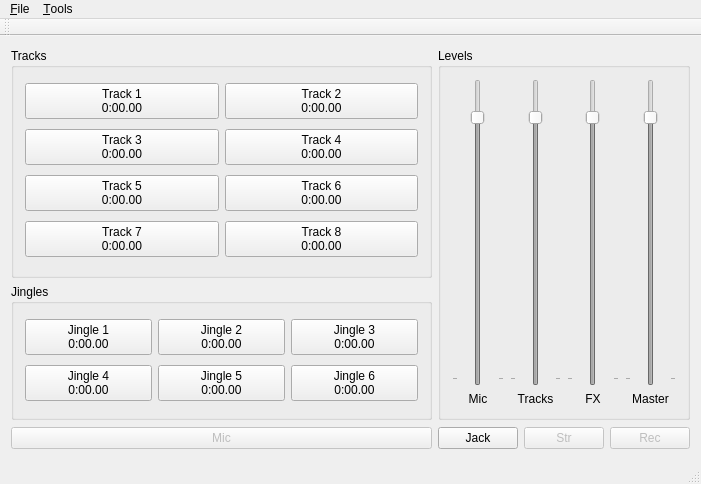
<?xml version="1.0" encoding="UTF-8"?>
<ui version="4.0">
 <class>MainWindow</class>
 <widget class="QMainWindow" name="MainWindow">
  <property name="geometry">
   <rect>
    <x>0</x>
    <y>0</y>
    <width>701</width>
    <height>484</height>
   </rect>
  </property>
  <property name="minimumSize">
   <size>
    <width>701</width>
    <height>484</height>
   </size>
  </property>
  <property name="maximumSize">
   <size>
    <width>701</width>
    <height>484</height>
   </size>
  </property>
  <property name="windowTitle">
   <string>MainWindow</string>
  </property>
  <widget class="QWidget" name="centralWidget">
   <layout class="QGridLayout" name="gridLayout_2">
    <item row="0" column="0">
     <layout class="QGridLayout" name="buttonsLayout">
      <item row="0" column="0">
       <widget class="QGroupBox" name="tracksGroupBox">
        <property name="minimumSize">
         <size>
          <width>421</width>
          <height>230</height>
         </size>
        </property>
        <property name="title">
         <string>Tracks</string>
        </property>
        <layout class="QGridLayout" name="_2">
         <item row="2" column="1">
          <widget class="TrackButton" name="trackButton4">
           <property name="sizePolicy">
            <sizepolicy hsizetype="Ignored" vsizetype="Fixed">
             <horstretch>0</horstretch>
             <verstretch>0</verstretch>
            </sizepolicy>
           </property>
           <property name="text">
            <string>Track 4
0:00.00</string>
           </property>
           <property name="checkable">
            <bool>true</bool>
           </property>
          </widget>
         </item>
         <item row="2" column="0">
          <widget class="TrackButton" name="trackButton3">
           <property name="sizePolicy">
            <sizepolicy hsizetype="Ignored" vsizetype="Fixed">
             <horstretch>0</horstretch>
             <verstretch>0</verstretch>
            </sizepolicy>
           </property>
           <property name="text">
            <string>Track 3
0:00.00</string>
           </property>
           <property name="checkable">
            <bool>true</bool>
           </property>
          </widget>
         </item>
         <item row="3" column="0">
          <widget class="TrackButton" name="trackButton5">
           <property name="sizePolicy">
            <sizepolicy hsizetype="Ignored" vsizetype="Fixed">
             <horstretch>0</horstretch>
             <verstretch>0</verstretch>
            </sizepolicy>
           </property>
           <property name="text">
            <string>Track 5
0:00.00</string>
           </property>
           <property name="checkable">
            <bool>true</bool>
           </property>
          </widget>
         </item>
         <item row="4" column="1">
          <widget class="TrackButton" name="trackButton8">
           <property name="sizePolicy">
            <sizepolicy hsizetype="Ignored" vsizetype="Fixed">
             <horstretch>0</horstretch>
             <verstretch>0</verstretch>
            </sizepolicy>
           </property>
           <property name="text">
            <string>Track 8
0:00.00</string>
           </property>
           <property name="checkable">
            <bool>true</bool>
           </property>
          </widget>
         </item>
         <item row="3" column="1">
          <widget class="TrackButton" name="trackButton6">
           <property name="sizePolicy">
            <sizepolicy hsizetype="Ignored" vsizetype="Fixed">
             <horstretch>0</horstretch>
             <verstretch>0</verstretch>
            </sizepolicy>
           </property>
           <property name="text">
            <string>Track 6
0:00.00</string>
           </property>
           <property name="checkable">
            <bool>true</bool>
           </property>
          </widget>
         </item>
         <item row="4" column="0">
          <widget class="TrackButton" name="trackButton7">
           <property name="sizePolicy">
            <sizepolicy hsizetype="Ignored" vsizetype="Fixed">
             <horstretch>0</horstretch>
             <verstretch>0</verstretch>
            </sizepolicy>
           </property>
           <property name="text">
            <string>Track 7
0:00.00</string>
           </property>
           <property name="checkable">
            <bool>true</bool>
           </property>
          </widget>
         </item>
         <item row="0" column="1">
          <widget class="TrackButton" name="trackButton2">
           <property name="sizePolicy">
            <sizepolicy hsizetype="Ignored" vsizetype="Fixed">
             <horstretch>0</horstretch>
             <verstretch>0</verstretch>
            </sizepolicy>
           </property>
           <property name="text">
            <string>Track 2
0:00.00</string>
           </property>
           <property name="checkable">
            <bool>true</bool>
           </property>
          </widget>
         </item>
         <item row="0" column="0">
          <widget class="TrackButton" name="trackButton1">
           <property name="sizePolicy">
            <sizepolicy hsizetype="Ignored" vsizetype="Fixed">
             <horstretch>0</horstretch>
             <verstretch>0</verstretch>
            </sizepolicy>
           </property>
           <property name="text">
            <string>Track 1
0:00.00</string>
           </property>
           <property name="checkable">
            <bool>true</bool>
           </property>
          </widget>
         </item>
        </layout>
       </widget>
      </item>
      <item row="1" column="0">
       <widget class="QGroupBox" name="jinglesGroupBox">
        <property name="title">
         <string>Jingles</string>
        </property>
        <layout class="QGridLayout" name="gridLayout_3">
         <property name="sizeConstraint">
          <enum>QLayout::SetMinimumSize</enum>
         </property>
         <item row="0" column="2">
          <widget class="QPushButton" name="jingleButton3">
           <property name="sizePolicy">
            <sizepolicy hsizetype="Ignored" vsizetype="Fixed">
             <horstretch>0</horstretch>
             <verstretch>0</verstretch>
            </sizepolicy>
           </property>
           <property name="text">
            <string>Jingle 3
0:00.00</string>
           </property>
           <property name="checkable">
            <bool>true</bool>
           </property>
          </widget>
         </item>
         <item row="0" column="1">
          <widget class="QPushButton" name="jingleButton2">
           <property name="sizePolicy">
            <sizepolicy hsizetype="Ignored" vsizetype="Fixed">
             <horstretch>0</horstretch>
             <verstretch>0</verstretch>
            </sizepolicy>
           </property>
           <property name="text">
            <string>Jingle 2
0:00.00</string>
           </property>
           <property name="checkable">
            <bool>true</bool>
           </property>
          </widget>
         </item>
         <item row="0" column="0">
          <widget class="QPushButton" name="jingleButton1">
           <property name="sizePolicy">
            <sizepolicy hsizetype="Ignored" vsizetype="Fixed">
             <horstretch>0</horstretch>
             <verstretch>0</verstretch>
            </sizepolicy>
           </property>
           <property name="text">
            <string>Jingle 1
0:00.00</string>
           </property>
           <property name="checkable">
            <bool>true</bool>
           </property>
          </widget>
         </item>
         <item row="1" column="0">
          <widget class="QPushButton" name="jingleButton4">
           <property name="sizePolicy">
            <sizepolicy hsizetype="Ignored" vsizetype="Fixed">
             <horstretch>0</horstretch>
             <verstretch>0</verstretch>
            </sizepolicy>
           </property>
           <property name="text">
            <string>Jingle 4
0:00.00</string>
           </property>
           <property name="checkable">
            <bool>true</bool>
           </property>
          </widget>
         </item>
         <item row="1" column="1">
          <widget class="QPushButton" name="jingleButton5">
           <property name="sizePolicy">
            <sizepolicy hsizetype="Ignored" vsizetype="Fixed">
             <horstretch>0</horstretch>
             <verstretch>0</verstretch>
            </sizepolicy>
           </property>
           <property name="text">
            <string>Jingle 5
0:00.00</string>
           </property>
           <property name="checkable">
            <bool>true</bool>
           </property>
          </widget>
         </item>
         <item row="1" column="2">
          <widget class="QPushButton" name="jingleButton6">
           <property name="sizePolicy">
            <sizepolicy hsizetype="Ignored" vsizetype="Fixed">
             <horstretch>0</horstretch>
             <verstretch>0</verstretch>
            </sizepolicy>
           </property>
           <property name="text">
            <string>Jingle 6
0:00.00</string>
           </property>
           <property name="checkable">
            <bool>true</bool>
           </property>
          </widget>
         </item>
        </layout>
       </widget>
      </item>
     </layout>
    </item>
    <item row="2" column="1">
     <layout class="QHBoxLayout" name="controlsLayout">
      <item>
       <widget class="JackButton" name="jackButton">
        <property name="text">
         <string>Jack</string>
        </property>
        <property name="checkable">
         <bool>true</bool>
        </property>
       </widget>
      </item>
      <item>
       <widget class="StreamButton" name="streamButton">
        <property name="enabled">
         <bool>false</bool>
        </property>
        <property name="sizePolicy">
         <sizepolicy hsizetype="Minimum" vsizetype="Minimum">
          <horstretch>0</horstretch>
          <verstretch>0</verstretch>
         </sizepolicy>
        </property>
        <property name="text">
         <string>Str</string>
        </property>
        <property name="checkable">
         <bool>true</bool>
        </property>
       </widget>
      </item>
      <item>
       <widget class="RecordButton" name="recordButton">
        <property name="enabled">
         <bool>false</bool>
        </property>
        <property name="sizePolicy">
         <sizepolicy hsizetype="Minimum" vsizetype="Minimum">
          <horstretch>0</horstretch>
          <verstretch>0</verstretch>
         </sizepolicy>
        </property>
        <property name="text">
         <string>Rec</string>
        </property>
        <property name="checkable">
         <bool>true</bool>
        </property>
       </widget>
      </item>
     </layout>
    </item>
    <item row="2" column="0">
     <widget class="MicButton" name="micButton">
      <property name="enabled">
       <bool>false</bool>
      </property>
      <property name="text">
       <string>Mic</string>
      </property>
      <property name="checkable">
       <bool>true</bool>
      </property>
     </widget>
    </item>
    <item row="0" column="1">
     <widget class="QGroupBox" name="levelsGroupBox">
      <property name="maximumSize">
       <size>
        <width>254</width>
        <height>372</height>
       </size>
      </property>
      <property name="title">
       <string>Levels</string>
      </property>
      <layout class="QHBoxLayout" name="horizontalLayout">
       <item>
        <layout class="QVBoxLayout" name="verticalLayout">
         <item>
          <widget class="QLevelSlider" name="micLevelSlider">
           <property name="enabled">
            <bool>false</bool>
           </property>
           <property name="sizePolicy">
            <sizepolicy hsizetype="Expanding" vsizetype="Expanding">
             <horstretch>0</horstretch>
             <verstretch>0</verstretch>
            </sizepolicy>
           </property>
           <property name="minimum">
            <number>0</number>
           </property>
           <property name="maximum">
            <number>112</number>
           </property>
           <property name="singleStep">
            <number>5</number>
           </property>
           <property name="pageStep">
            <number>50</number>
           </property>
           <property name="value">
            <number>100</number>
           </property>
           <property name="orientation">
            <enum>Qt::Vertical</enum>
           </property>
           <property name="invertedAppearance">
            <bool>false</bool>
           </property>
           <property name="invertedControls">
            <bool>false</bool>
           </property>
           <property name="tickPosition">
            <enum>QSlider::TicksBothSides</enum>
           </property>
           <property name="tickInterval">
            <number>120</number>
           </property>
          </widget>
         </item>
         <item>
          <widget class="QLabel" name="label">
           <property name="text">
            <string>Mic</string>
           </property>
           <property name="alignment">
            <set>Qt::AlignCenter</set>
           </property>
          </widget>
         </item>
        </layout>
       </item>
       <item>
        <layout class="QVBoxLayout" name="verticalLayout_2">
         <item>
          <widget class="QLevelSlider" name="tracksLevelSlider">
           <property name="enabled">
            <bool>false</bool>
           </property>
           <property name="sizePolicy">
            <sizepolicy hsizetype="Expanding" vsizetype="Expanding">
             <horstretch>0</horstretch>
             <verstretch>0</verstretch>
            </sizepolicy>
           </property>
           <property name="minimum">
            <number>0</number>
           </property>
           <property name="maximum">
            <number>112</number>
           </property>
           <property name="singleStep">
            <number>5</number>
           </property>
           <property name="pageStep">
            <number>50</number>
           </property>
           <property name="value">
            <number>100</number>
           </property>
           <property name="orientation">
            <enum>Qt::Vertical</enum>
           </property>
           <property name="tickPosition">
            <enum>QSlider::TicksBothSides</enum>
           </property>
           <property name="tickInterval">
            <number>120</number>
           </property>
          </widget>
         </item>
         <item>
          <widget class="QLabel" name="label_2">
           <property name="text">
            <string>Tracks</string>
           </property>
           <property name="alignment">
            <set>Qt::AlignCenter</set>
           </property>
          </widget>
         </item>
        </layout>
       </item>
       <item>
        <layout class="QVBoxLayout" name="verticalLayout_3">
         <item>
          <widget class="QLevelSlider" name="effectsLevelSlider">
           <property name="enabled">
            <bool>false</bool>
           </property>
           <property name="sizePolicy">
            <sizepolicy hsizetype="Expanding" vsizetype="Expanding">
             <horstretch>0</horstretch>
             <verstretch>0</verstretch>
            </sizepolicy>
           </property>
           <property name="minimum">
            <number>0</number>
           </property>
           <property name="maximum">
            <number>112</number>
           </property>
           <property name="singleStep">
            <number>5</number>
           </property>
           <property name="pageStep">
            <number>50</number>
           </property>
           <property name="value">
            <number>100</number>
           </property>
           <property name="orientation">
            <enum>Qt::Vertical</enum>
           </property>
           <property name="tickPosition">
            <enum>QSlider::TicksBothSides</enum>
           </property>
           <property name="tickInterval">
            <number>120</number>
           </property>
          </widget>
         </item>
         <item>
          <widget class="QLabel" name="label_3">
           <property name="text">
            <string>FX</string>
           </property>
           <property name="alignment">
            <set>Qt::AlignCenter</set>
           </property>
          </widget>
         </item>
        </layout>
       </item>
       <item>
        <layout class="QVBoxLayout" name="verticalLayout_4">
         <item>
          <widget class="QLevelSlider" name="masterLevelSlider">
           <property name="enabled">
            <bool>false</bool>
           </property>
           <property name="sizePolicy">
            <sizepolicy hsizetype="Expanding" vsizetype="Expanding">
             <horstretch>0</horstretch>
             <verstretch>0</verstretch>
            </sizepolicy>
           </property>
           <property name="minimum">
            <number>0</number>
           </property>
           <property name="maximum">
            <number>112</number>
           </property>
           <property name="singleStep">
            <number>5</number>
           </property>
           <property name="pageStep">
            <number>50</number>
           </property>
           <property name="value">
            <number>100</number>
           </property>
           <property name="orientation">
            <enum>Qt::Vertical</enum>
           </property>
           <property name="tickPosition">
            <enum>QSlider::TicksBothSides</enum>
           </property>
           <property name="tickInterval">
            <number>120</number>
           </property>
          </widget>
         </item>
         <item>
          <widget class="QLabel" name="label_4">
           <property name="text">
            <string>Master</string>
           </property>
           <property name="alignment">
            <set>Qt::AlignCenter</set>
           </property>
          </widget>
         </item>
        </layout>
       </item>
      </layout>
     </widget>
    </item>
   </layout>
  </widget>
  <widget class="QMenuBar" name="menuBar">
   <property name="geometry">
    <rect>
     <x>0</x>
     <y>0</y>
     <width>701</width>
     <height>22</height>
    </rect>
   </property>
   <widget class="QMenu" name="menuFile">
    <property name="title">
     <string>&amp;File</string>
    </property>
    <addaction name="actionExit"/>
   </widget>
   <widget class="QMenu" name="menuEdit">
    <property name="title">
     <string>&amp;Tools</string>
    </property>
    <addaction name="actionOptions"/>
   </widget>
   <addaction name="menuFile"/>
   <addaction name="menuEdit"/>
  </widget>
  <widget class="QToolBar" name="mainToolBar">
   <attribute name="toolBarArea">
    <enum>TopToolBarArea</enum>
   </attribute>
   <attribute name="toolBarBreak">
    <bool>false</bool>
   </attribute>
  </widget>
  <widget class="QStatusBar" name="statusBar"/>
  <action name="actionOptions">
   <property name="icon">
    <iconset theme="options">
     <normaloff>.</normaloff>.</iconset>
   </property>
   <property name="text">
    <string>&amp;Options...</string>
   </property>
  </action>
  <action name="actionExit">
   <property name="icon">
    <iconset theme="exit">
     <normaloff>.</normaloff>.</iconset>
   </property>
   <property name="text">
    <string>E&amp;xit</string>
   </property>
   <property name="shortcut">
    <string>Ctrl+Q</string>
   </property>
  </action>
 </widget>
 <layoutdefault spacing="6" margin="11"/>
 <customwidgets>
  <customwidget>
   <class>QLevelSlider</class>
   <extends>QSlider</extends>
   <header>qlevelslider.h</header>
  </customwidget>
  <customwidget>
   <class>TrackButton</class>
   <extends>QPushButton</extends>
   <header>buttons/trackbutton.h</header>
  </customwidget>
  <customwidget>
   <class>JackButton</class>
   <extends>QPushButton</extends>
   <header>jack/jackbutton.h</header>
  </customwidget>
  <customwidget>
   <class>MicButton</class>
   <extends>QPushButton</extends>
   <header>micbutton.h</header>
  </customwidget>
  <customwidget>
   <class>StreamButton</class>
   <extends>QPushButton</extends>
   <header>buttons/streambutton.h</header>
  </customwidget>
  <customwidget>
   <class>RecordButton</class>
   <extends>QPushButton</extends>
   <header>buttons/recordbutton.h</header>
  </customwidget>
 </customwidgets>
 <resources/>
 <connections/>
</ui>
